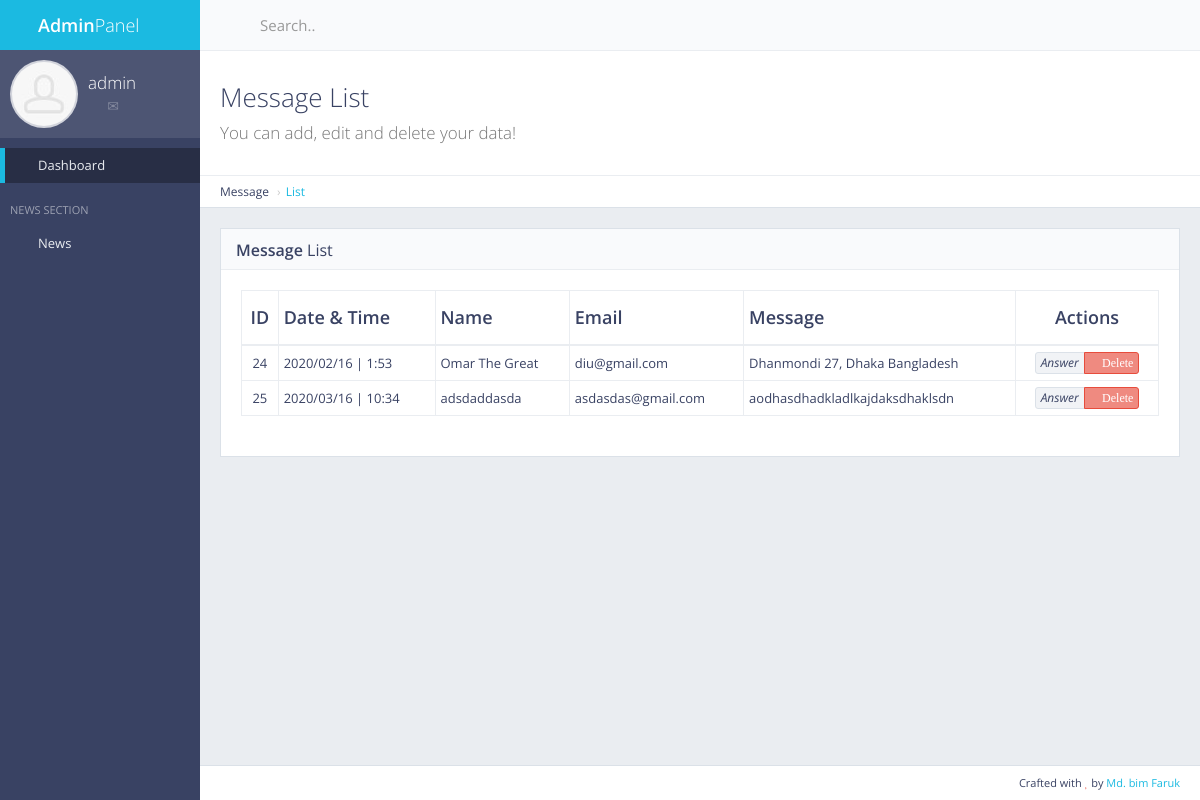
The page /panel/contactform/ (signed in) on the database its author committed.
### contactform/models.py (models this page shows, shortened)
class ContactForm(models.Model):
    name = models.CharField(max_length=50)
    email = models.CharField(max_length=50)
    txt = models.TextField()
    date = models.CharField(max_length=12, default="")
    time = models.CharField(max_length=12, default="")

### contactform/views.py (the view)
# urls.py: re_path(r'^panel/contactform/$', views.contact_show, name='contact_show'),  # This is for admin panel
def contact_show(request):
    if not request.user.is_authenticated:
        return redirect('mylogin')
    msg = ContactForm.objects.all()
    return render(request, 'back/contact_form.html', {'msg': msg})

### main/templatetags/extra_auth.py (called while the page is built)
@register.filter(name='has_group')
def has_group(user, group_name):
    return user.groups.filter(name=group_name).exists()

### main/templates/back/contact_form.html (shortened to what this page needs)
{% extends 'back/master.html' %}
{% load static %}
{% block mainblock %}
<div class="content-header">
    <div class="header-section">
        <h1>
            <i class="fa fa-table"></i>Message List<br><small>You can add, edit and delete your data!</small>
        </h1>
    </div>
</div>
<ul class="breadcrumb breadcrumb-top">
    <li>Message</li>
    <li><a href="/panel/contactform/">List</a></li>
</ul>
<div class="block full">
    <div class="block-title">
        <h2><strong>Message</strong> List</h2>
    </div>
    <div class="table-responsive">
        <table id="example-datatable" class="table table-vcenter table-condensed table-bordered">
            <thead>
                <tr>
                    <th class="text-center">ID</th>
                    <th>Date & Time</th>
                    <th>Name</th>
                    <th>Email</th>
                    <th>Message</th>
                    <th class="text-center">Actions</th>
                </tr>
            </thead>
            <tbody>
                {% for cc in msg %}
                <tr>
                    <td class="text-center">{{ cc.pk }}</td>
                    <td>{{ cc.date }} | {{ cc.time }}</td>
                    <td>{{ cc.name }}</td>
                    <td>{{ cc.email }}</td>
                    <td>{{ cc.txt }}</td>
                    <td class="text-center">
                        <div class="btn-group">
                            <a href="#" data-toggle="tooltip" title="Answer" class="btn btn-xs btn-default"><i > Answer</i></a>
                            <a href="{% url 'contact_del' pk=cc.pk %}" data-toggle="tooltip" title="Delete" class="btn btn-xs btn-danger"><i class="fa fa-times"> Delete</i></a>
                        </div>
                    </td>
                </tr>
                {% endfor %}
            </tbody>
        </table>
    </div>
</div>
{% endblock %}

### main/templates/back/master.html (shortened to what this page needs)
{% load static %} {% load extra_auth %} {% if user.is_authenticated %}
<!DOCTYPE html>
<html class="no-js" lang="en">
  <head>
    <link rel="stylesheet" href="{% static 'back/css/bootstrap.min.css' %}" />
    <link rel="stylesheet" href="{% static 'back/css/plugins.css' %}" />
    <link rel="stylesheet" href="{% static 'back/css/main.css' %}" />
    <link rel="stylesheet" href="{% static 'back/css/themes.css' %}" />
  </head>
  <body>
    <div id="page-wrapper">
      <div
        id="page-container"
        class="sidebar-partial sidebar-visible-lg sidebar-no-animations"
      >
        <div id="sidebar">
          <div id="sidebar-scroll">
            <div class="sidebar-content">
              <a href="/panel" class="sidebar-brand">
                <i class="gi gi-flash"></i
                ><span class="sidebar-nav-mini-hide"
                  ><strong>Admin</strong>Panel</span
                >
              </a>
              <div
                class="sidebar-section sidebar-user clearfix sidebar-nav-mini-hide"
              >
                <div class="sidebar-user-avatar">
                  <a href="page_ready_user_profile.html">
                    <img
                      src="{% static 'back/img/placeholders/avatars/avatar2.jpg' %}"
                      alt="avatar"
                    />
                  </a>
                </div>
                <div class="sidebar-user-name">{{ request.user }}</div>
                <div class="sidebar-user-links">
                  <a
                    href="page_ready_user_profile.html"
                    data-toggle="tooltip"
                    data-placement="bottom"
                    title="Profile"
                    ><i class="gi gi-user"></i
                  ></a>
                  <a
                    href="page_ready_inbox.html"
                    data-toggle="tooltip"
                    data-placement="bottom"
                    title="Messages"
                    ><i class="gi gi-envelope"></i
                  ></a>
                  <a
                    href="/panel/change/pass/"
                    class="enable-tooltip"
                    data-placement="bottom"
                    title="Settings"
                    ><i class="gi gi-cogwheel"></i
                  ></a>
                  <a
                    href="/logout"
                    data-toggle="tooltip"
                    data-placement="bottom"
                    title="Logout"
                    ><i class="gi gi-exit"></i
                  ></a>
                </div>
              </div>
              <ul class="sidebar-nav">
                {% if perms.main.master_user %}
                <li>
                  <a href="/panel" class="active"
                    ><i class="gi gi-stopwatch sidebar-nav-icon"></i
                    ><span class="sidebar-nav-mini-hide">Dashboard</span></a
                  >
                </li>
                {% endif %}
                <li class="sidebar-header">
                  <span class="sidebar-header-options clearfix"
                    ><a
                      href="javascript:void(0)"
                      data-toggle="tooltip"
                      title="Quick Settings"
                      ><i class="gi gi-settings"></i></a
                  ></span>
                  <span class="sidebar-header-title">News Section</span>
                </li>
                <li>
                  <a href="#" class="sidebar-nav-menu"
                    ><i
                      class="fa fa-angle-left sidebar-nav-indicator sidebar-nav-mini-hide"
                    ></i
                    ><i class="gi gi-show_big_thumbnails sidebar-nav-icon"></i
                    ><span class="sidebar-nav-mini-hide">News</span></a
                  >
                </li>
              </ul>
            </div>
          </div>
        </div>
        <div id="main-container">
          <header class="navbar navbar-default">
            <ul class="nav navbar-nav-custom">
              <li>
                <a
                  href="javascript:void(0)"
                  onclick="App.sidebar('toggle-sidebar');this.blur();"
                >
                  <i class="fa fa-bars fa-fw"></i>
                </a>
              </li>
            </ul>
            <form
              action="page_ready_search_results.html"
              method="post"
              class="navbar-form-custom"
            >
              <div class="form-group">
                <input
                  type="text"
                  id="top-search"
                  name="top-search"
                  class="form-control"
                  placeholder="Search.."
                />
              </div>
            </form>
          </header>
          <div id="page-content">
            {% block mainblock %} {% endblock %}
          </div>
          <footer class="clearfix">
            <div class="pull-right">
              Crafted with <i class="fa fa-heart text-danger"></i> by
              <a href="" target="_blank">Md. bim Faruk</a>
            </div>
          </footer>
        </div>
      </div>
    </div>
  </body>
</html>
{% else %} Please Login {% endif %}

### rows shown on the page
ContactForm: pk "24", date "2020/02/16", time "1:53", name "Omar The Great", email "diu@gmail.com", txt "Dhanmondi 27, Dhaka Bangladesh"
ContactForm: pk "25", date "2020/03/16", time "10:34", name "adsdaddasda", email "asdasdas@gmail.com", txt "aodhasdhadkladlkajdaksdhaklsdn"

### other values the page prints
{{ request.user }} "admin"
